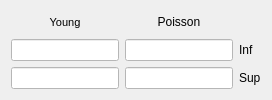
                 <widget class="QWidget" name="tab_9">
                  <attribute name="title">
                   <string>Palpadores</string>
                  </attribute>
                  <layout class="QGridLayout" name="gridLayout_37">
                   <item row="0" column="0">
                    <layout class="QGridLayout" name="gridLayout_35">
                     <item row="0" column="0">
                      <widget class="QLabel" name="label_58">
                       <property name="font">
                        <font>
                         <pointsize>8</pointsize>
                        </font>
                       </property>
                       <property name="text">
                        <string>Young</string>
                       </property>
                       <property name="alignment">
                        <set>Qt::AlignCenter</set>
                       </property>
                      </widget>
                     </item>
                     <item row="1" column="0">
                      <widget class="QLineEdit" name="lineEdit_young_inf_2">
                       <property name="styleSheet">
                        <string notr="true">background-color: rgb(255, 255, 255);</string>
                       </property>
                       <property name="clearButtonEnabled">
                        <bool>true</bool>
                       </property>
                      </widget>
                     </item>
                     <item row="1" column="1">
                      <widget class="QLineEdit" name="lineEdit_poisson_inf_2">
                       <property name="styleSheet">
                        <string notr="true">background-color: rgb(255, 255, 255);</string>
                       </property>
                       <property name="clearButtonEnabled">
                        <bool>true</bool>
                       </property>
                      </widget>
                     </item>
                     <item row="1" column="2">
                      <widget class="QLabel" name="label_60">
                       <property name="text">
                        <string>Inf</string>
                       </property>
                      </widget>
                     </item>
                     <item row="2" column="0">
                      <widget class="QLineEdit" name="lineEdit_young_sup_2">
                       <property name="styleSheet">
                        <string notr="true">background-color: rgb(255, 255, 255);</string>
                       </property>
                       <property name="text">
                        <string/>
                       </property>
                       <property name="clearButtonEnabled">
                        <bool>true</bool>
                       </property>
                      </widget>
                     </item>
                     <item row="2" column="1">
                      <widget class="QLineEdit" name="lineEdit_poisson_sup_2">
                       <property name="styleSheet">
                        <string notr="true">background-color: rgb(255, 255, 255);</string>
                       </property>
                       <property name="clearButtonEnabled">
                        <bool>true</bool>
                       </property>
                      </widget>
                     </item>
                     <item row="2" column="2">
                      <widget class="QLabel" name="label_61">
                       <property name="text">
                        <string>Sup</string>
                       </property>
                      </widget>
                     </item>
                     <item row="0" column="1">
                      <widget class="QLabel" name="label_59">
                       <property name="text">
                        <string>Poisson</string>
                       </property>
                       <property name="alignment">
                        <set>Qt::AlignCenter</set>
                       </property>
                      </widget>
                     </item>
                    </layout>
                   </item>
                  </layout>
                 </widget>
